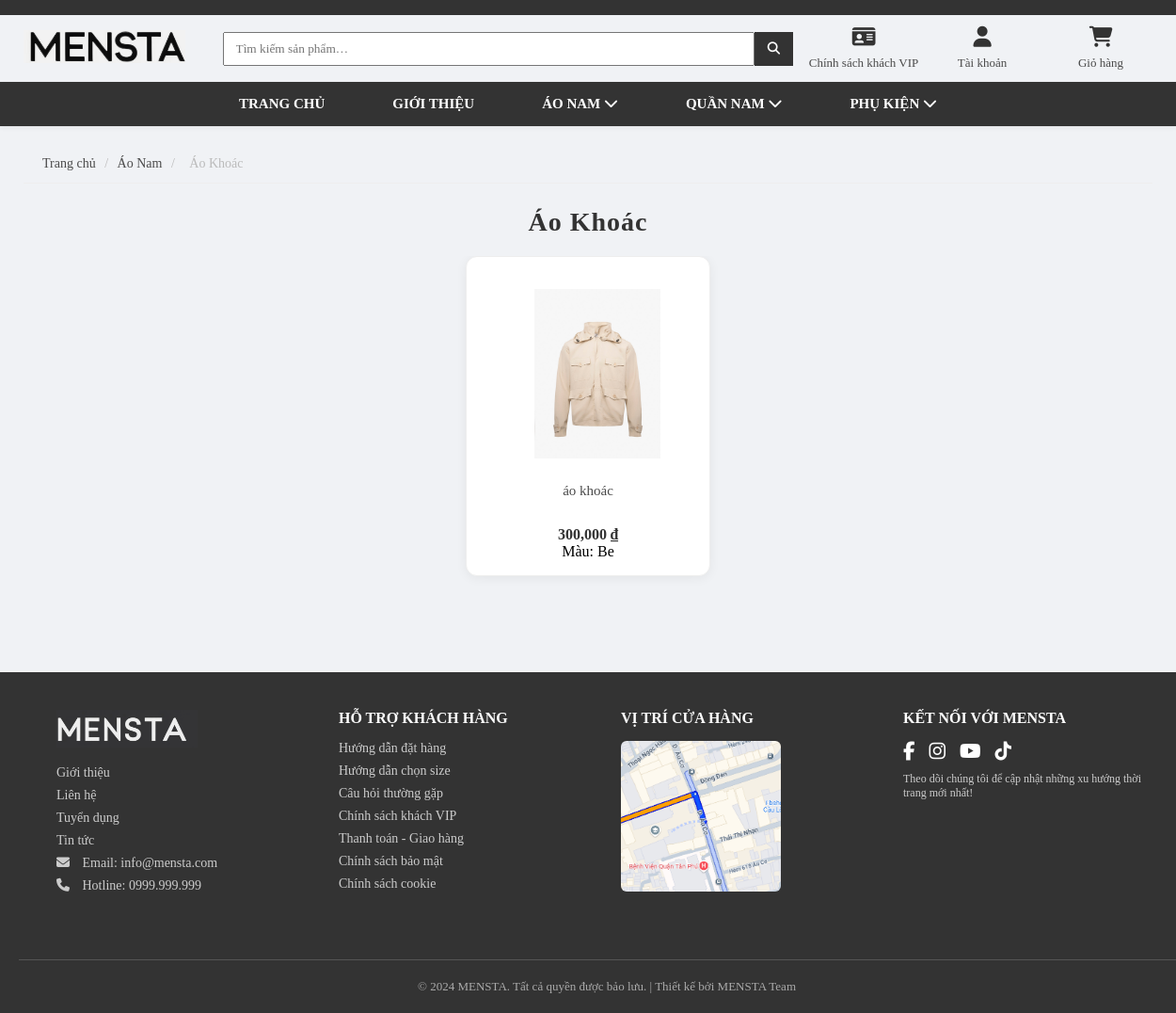
The app's page /view/menshirt.php?loai_ao=L002, older data.
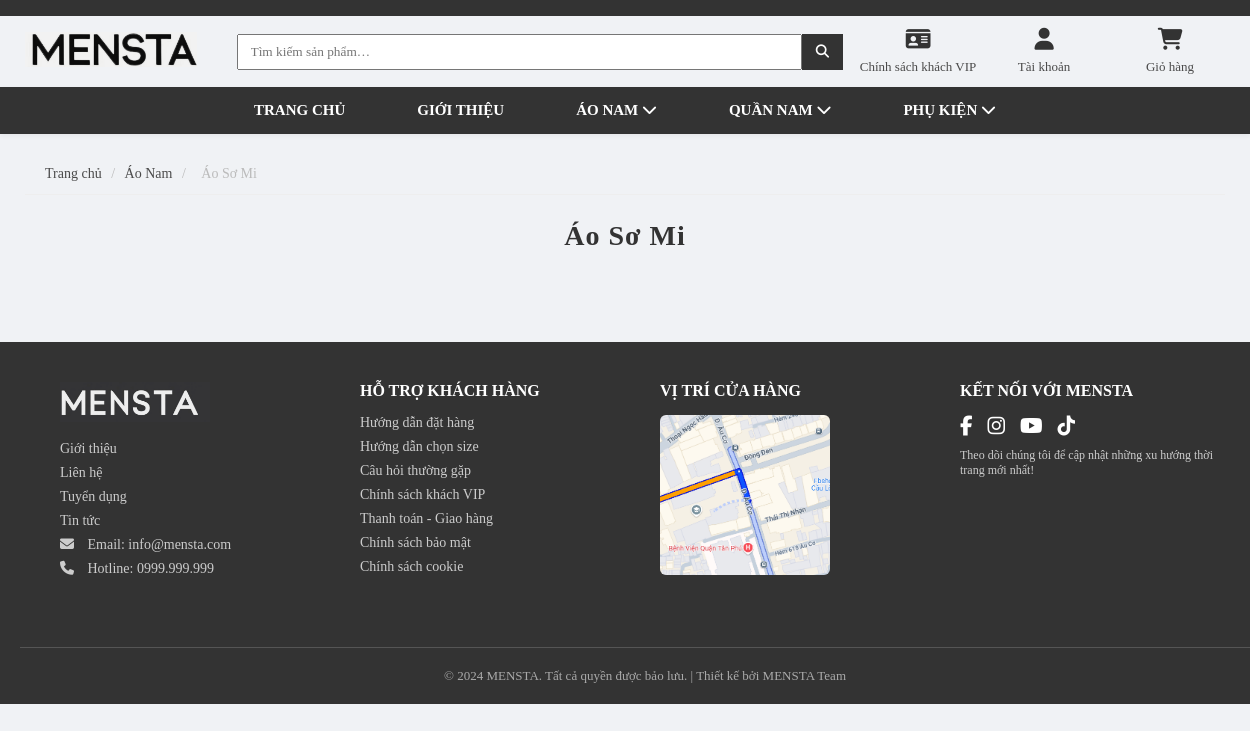
The same page, newer data.
### tables this page shows
CREATE TABLE `loaisanpham` (
  `MALOAI` varchar(10) NOT NULL,
  `TENLOAI` varchar(100) DEFAULT NULL,
  `MADM` varchar(10) DEFAULT NULL,
  `THUTU` int(11) NOT NULL DEFAULT 0
);

CREATE TABLE `sanpham` (
  `ID` int(11) NOT NULL,
  `MASP` varchar(10) NOT NULL,
  `TENSP` varchar(100) DEFAULT NULL,
  `MAUSAC` varchar(20) DEFAULT NULL,
  `KICHTHUOC` varchar(50) DEFAULT NULL,
  `GIA` int(11) DEFAULT NULL,
  `MOTA` varchar(500) DEFAULT NULL,
  `HINHANH` varchar(255) DEFAULT NULL,
  `MADM` varchar(10) NOT NULL,
  `hot` tinyint(1) DEFAULT 0,
  `news` tinyint(1) DEFAULT 0,
  `outsale` tinyint(1) DEFAULT 0,
  `SOLUONG` int(11) DEFAULT 0,
  `GROUPSP` varchar(10) DEFAULT NULL,
  `is_main` tinyint(1) DEFAULT 0,
  `MALOAI` varchar(10) DEFAULT NULL,
  `IS_DELETED` tinyint(1) DEFAULT 0 COMMENT 'Trạng thái xóa mềm: 0=Hiển thị, 1=Đã ẩn'
);

### view/menshirt.php (the view, shortened to what this page needs)
<?php
$db   = new database();
$conn = $db->getConnection();
$currentAo = $_GET['loai_ao'] ?? '';
$stmt = $conn->prepare("
  SELECT l.MALOAI, l.TENLOAI
  FROM loaisanpham l
  JOIN danhmuc d ON l.MADM = d.MADM
  WHERE d.TENDM = 'ÁO NAM'
  ORDER BY l.TENLOAI
");
$stmt->execute();
$aoTypes = $stmt->fetchAll(PDO::FETCH_ASSOC);
$ten_loai = null;
foreach ($aoTypes as $t) {
    if ($t['MALOAI'] === $currentAo) {
        $ten_loai = $t['TENLOAI'];
        break;
    }
}
$page_title = $ten_loai ?: 'ÁO NAM';
if ($currentAo && $ten_loai) {
    $stmt = $conn->prepare("
      SELECT s.*, gs.gia_khuyenmai, gs.giam_phantram
      FROM sanpham s
      LEFT JOIN (
        SELECT sv.GROUPSP,
               MAX(CASE WHEN ctkm.NGAYBATDAU <= NOW() AND NOW() <= ctkm.NGAYKETTHUC AND ct.gia_khuyenmai > 0 THEN ct.gia_khuyenmai ELSE 0 END) AS gia_khuyenmai,
               MAX(CASE WHEN ctkm.NGAYBATDAU <= NOW() AND NOW() <= ctkm.NGAYKETTHUC AND ct.giam_phantram > 0 THEN ct.giam_phantram ELSE 0 END) AS giam_phantram
        FROM sanpham sv
        JOIN chitietctkm ct ON ct.MASP = sv.MASP
        JOIN chuongtrinhkhuyenmai ctkm ON ct.MACTKM = ctkm.MACTKM
        WHERE sv.IS_DELETED = 0
        GROUP BY sv.GROUPSP
      ) gs ON gs.GROUPSP = s.GROUPSP
      WHERE s.MALOAI = :maloai
        AND s.is_main = 1
        AND s.IS_DELETED = 0
      ORDER BY s.ID DESC
    ");
    $stmt->execute([':maloai' => $currentAo]);
}
$mainProducts = $stmt->fetchAll(PDO::FETCH_ASSOC);
$seen = [];
$products = [];
foreach ($mainProducts as $sp) {
    if (!isset($seen[$sp['TENSP']])) {
        $products[]      = $sp;
        $seen[$sp['TENSP']] = true;
    }
}
?>
<!DOCTYPE html>
<html lang="vi">
<head>
  <link rel="stylesheet" href="/web_3/view/css/style.css">
  <link rel="stylesheet" href="/web_3/view/css/product.css">
  <link rel="stylesheet" href="https://cdnjs.cloudflare.com/ajax/libs/font-awesome/6.5.0/css/all.min.css" />
</head>
<body>
  <?php include __DIR__ . '/upload/header.php'; ?>
  <main class="main-content">
    <div class="breadcrumb">
      <a href="/web_3/index.php">Trang chủ</a>
      <span> / </span>
      <a href="/web_3/view/menshirt.php">Áo Nam</a>
      <?php if ($ten_loai): ?>
        <span> / </span>
        <span><?= htmlspecialchars($ten_loai) ?></span>
      <?php endif; ?>
    </div>
    <h1 class="page-title"><?= htmlspecialchars($page_title) ?></h1>
    <div class="product-grid">
      <?php if (empty($products)): ?>
        <p>Không có sản phẩm nào.</p>
      <?php else: ?>
        <?php foreach ($products as $sp): ?>
          <div class="product-card" onclick="location.href='/web_3/view/product_detail.php?masp=<?= urlencode($sp['MASP']) ?>'">
            <img src="/web_3/view/uploads/<?= htmlspecialchars($sp['HINHANH']) ?>" alt="<?= htmlspecialchars($sp['TENSP']) ?>" />
            <div class="product-title"><?= htmlspecialchars($sp['TENSP']) ?></div>
            <div class="price">
              <?php if ($sp['gia_khuyenmai'] || $sp['giam_phantram']): ?>
                <span class="old-price"><?= number_format($sp['GIA']) ?> ₫</span>
                <span class="sale-price"><?= $sp['gia_khuyenmai'] ? number_format($sp['gia_khuyenmai']) . ' ₫' : number_format($sp['GIA'] * (1 - $sp['giam_phantram']/100)) . ' ₫' ?></span>
              <?php else: ?>
                <?= number_format($sp['GIA']) ?> ₫
              <?php endif; ?>
            </div>
            <div class="product-meta">Màu: <?= htmlspecialchars($sp['MAUSAC']) ?></div>
          </div>
        <?php endforeach; ?>
      <?php endif; ?>
    </div>
  </main>
  <?php include __DIR__ . '/upload/footer.php'; ?>
</body>
</html>

Row changes from the older to the newer data that the page shows:
removed sanpham: HINHANH (picture), TENSP "áo khoác", GIA "300,000", MAUSAC "Be"
changed loaisanpham: TENLOAI "Áo Khoác" → "Áo Sơ Mi"
